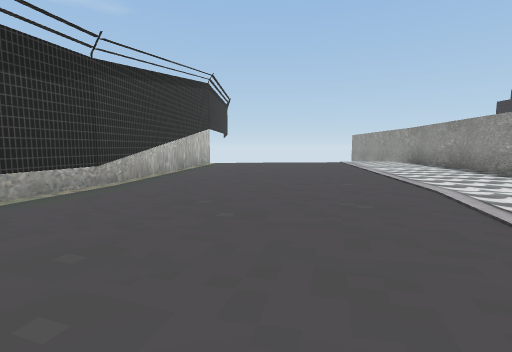
[1] (above)

16 first-person views from a walk through a scene from a Unity 3-D project. The camera is 1.2 m above the floor, tilts 6° down and sees 85° across. The floor is counted in squares, 2 m on a side. Each view is taken from the middle of a square. On the plan, view 1 faces up. The plan holds only what a view shows up to about 9 squares ahead; the rest is blank. The place goes on beyond the plan. Some surface patterns are stand-ins.

[2]
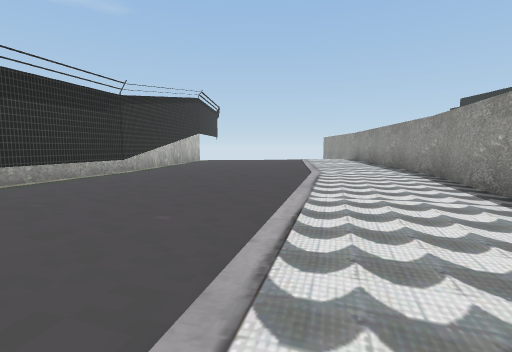

[3]
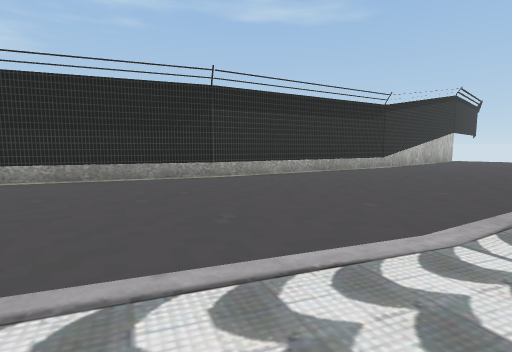

[4]
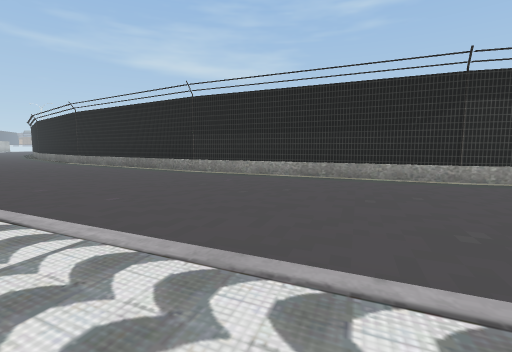

[5]
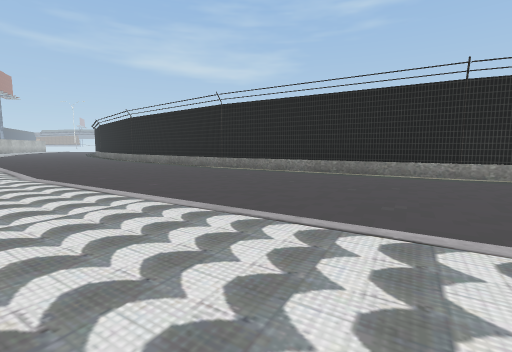

[6]
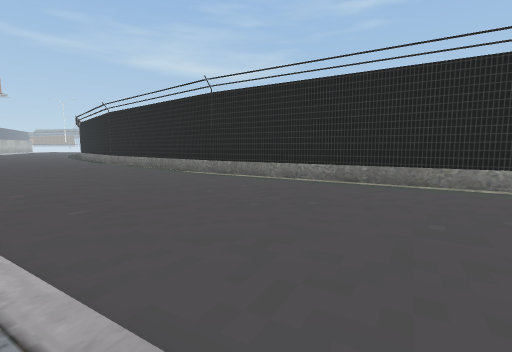

[7]
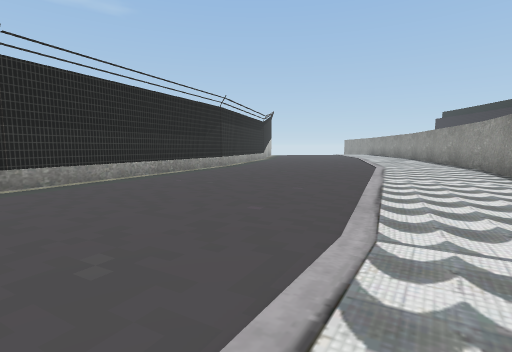

[8]
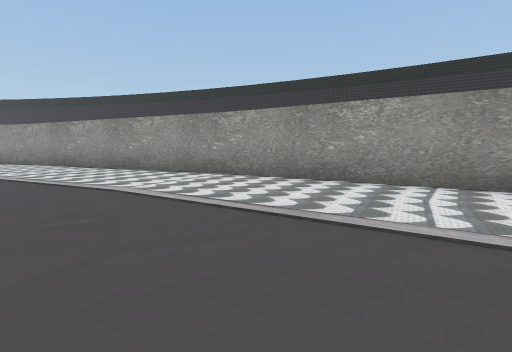

[9]
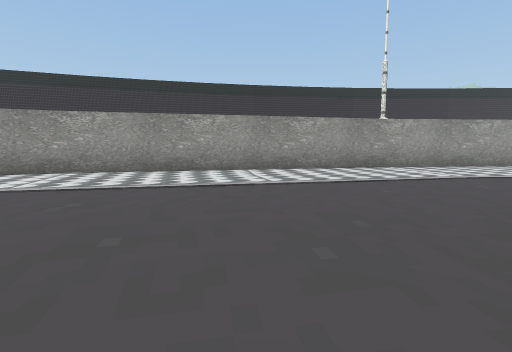

[10]
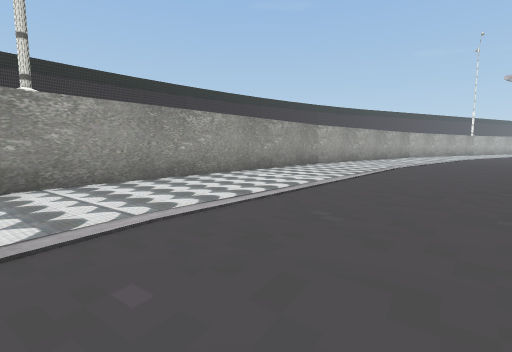

[11]
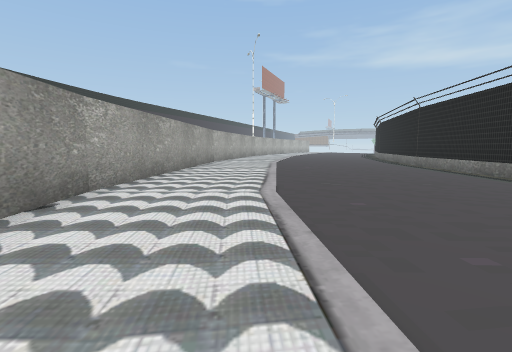

[12]
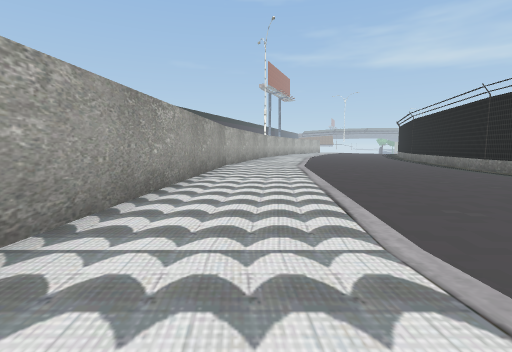

[13]
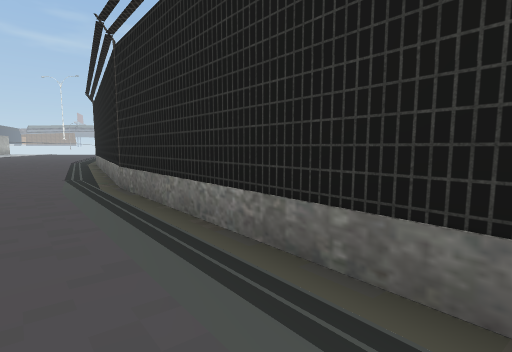

[14]
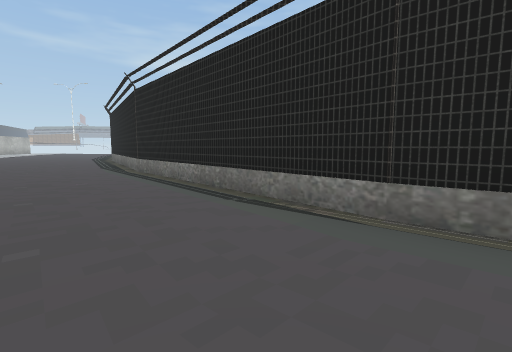

[15]
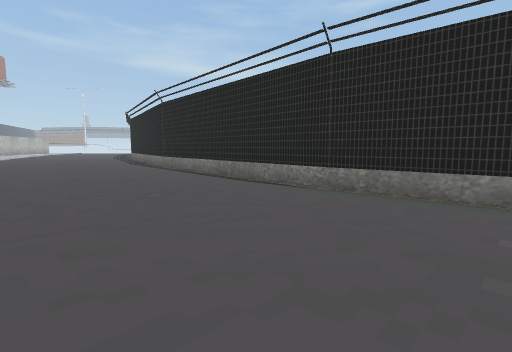

[16]
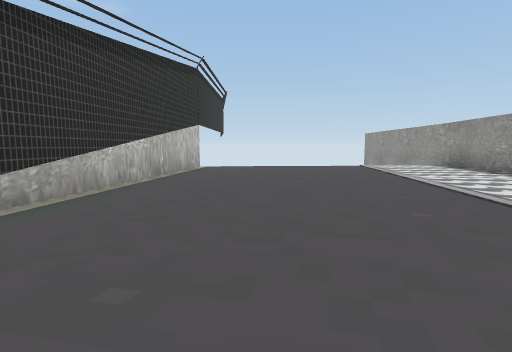

### Floor plan
Points are (right, up) in squares from view 1. A wall is a line through its corners. A room is listed if a view was taken in it or the views show most of it. See-through windows are left out.
Room 1 (views 1, 2, 3, 4, 5, 6, 7, 8, 9, 10, 11, 12, 13, 14, 15, 16)
walls: (-6.8, -6.6) (-10.2, -12.1); (-10.2, -12) (-14.4, -16.9); (-0.3, -10.4) (2.9, -3.7); (-4.3, -16.7) (-0.2, -10.4); (2.8, -3.8) (3.4, -2); (-14.3, -16.8) (-19.1, -21) (-24, -24.1); (-9.1, -22.2) (-4.2, -16.6); (4, 0.2) (4.8, 3.1); (-2.6, 4.7) (-4.2, -1.2) (-6.8, -6.8); (4.8, 3) (5.7, 10.4); (-12.9, -25.5) (-8.9, -22.1); (-1.8, 11) (-2.6, 4.6); (5.7, 10.3) (5.7, 11.1)
ways out: gap at (-24, -25)

Positions as (right, up) in squares from view 1, and headings:
1: (0, 0), facing up
2: (1, -3), facing up
3: (1, -5), facing up-left
4: (1, -5), facing left
5: (-1, -11), facing left
6: (-3, -11), facing left
7: (-3, -11), facing up
8: (-6, -11), facing right
9: (-7, -9), facing down-right
10: (-7, -13), facing down
11: (-8, -18), facing down-left
12: (-9, -20), facing down-left
13: (-15, -19), facing left
14: (-12, -18), facing left
15: (-10, -18), facing left
16: (0, 2), facing up
